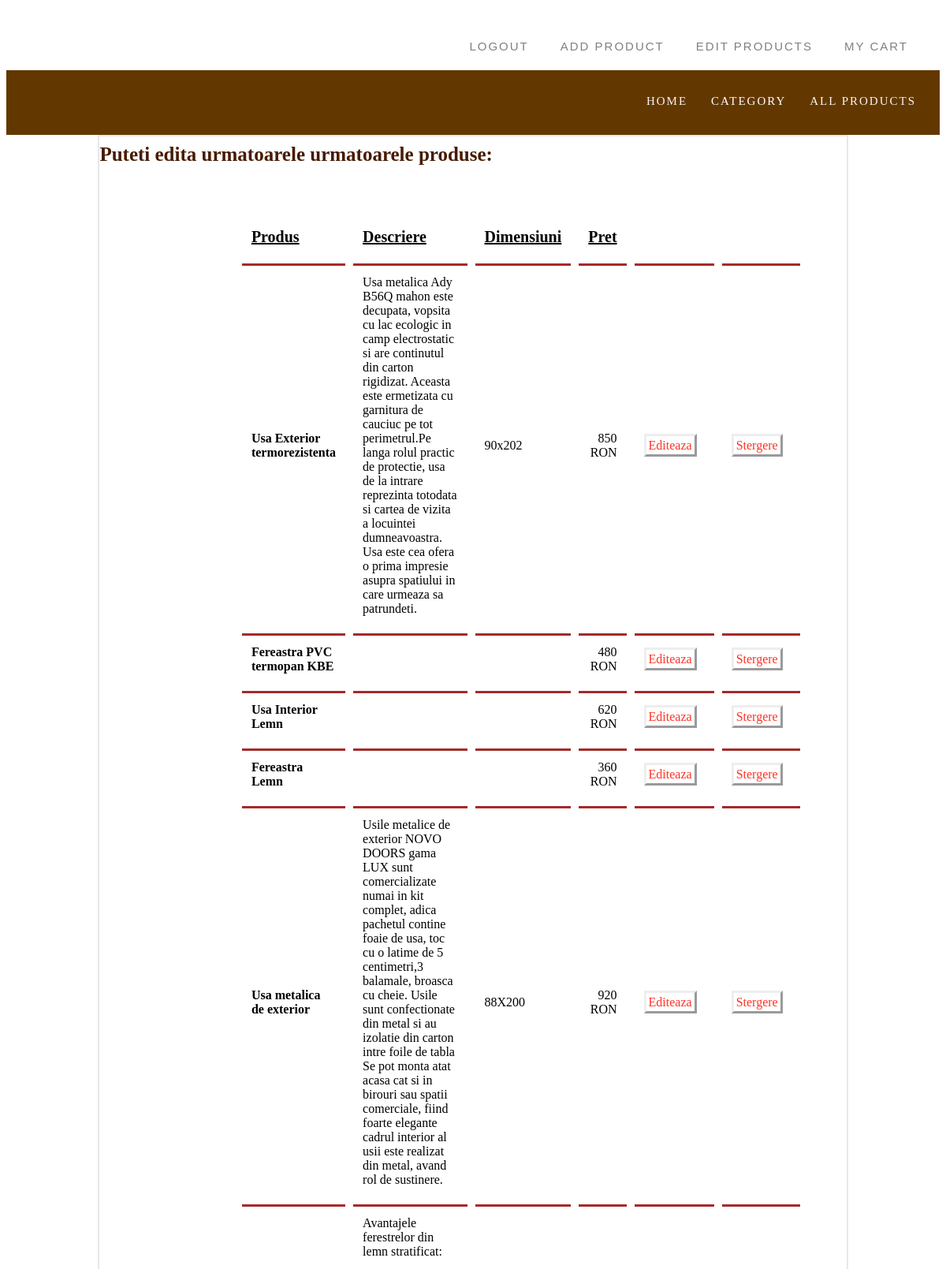
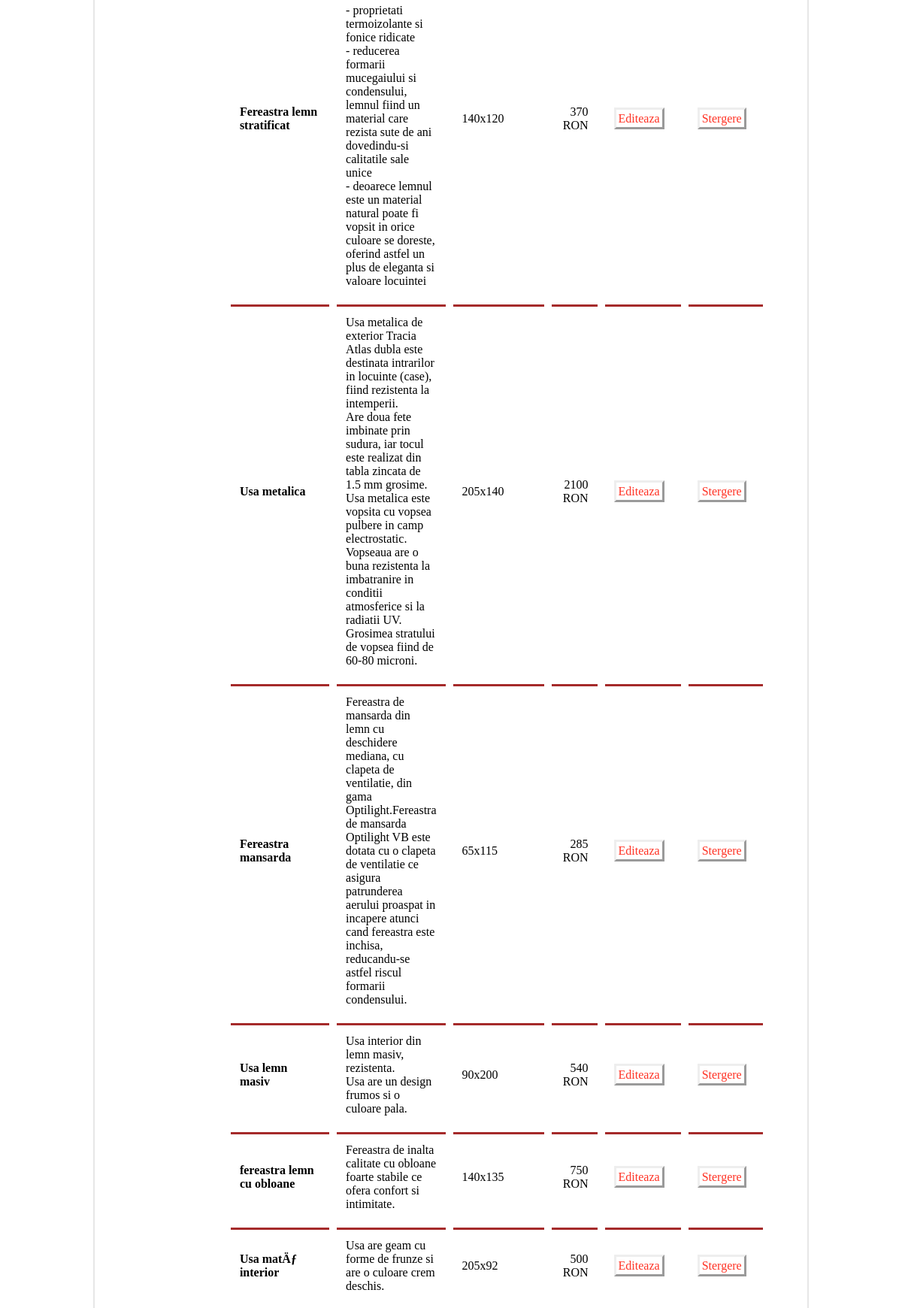
Screenshot of /edit_products.php (signed in, upper part) with the database file from the repository (2 pictures, top to bottom).
### tables this page shows
CREATE TABLE IF NOT EXISTS `products` (
  `id` int(8) NOT NULL AUTO_INCREMENT,
  `name` varchar(40) NOT NULL,
  `image` text NOT NULL,
  `price` double(8,2) NOT NULL,
  `category` varchar(30) DEFAULT NULL,
  `description` varchar(1000) DEFAULT NULL,
  `dimensions` varchar(50) DEFAULT NULL,
  PRIMARY KEY (`id`)
);

### functions.php (called while the page is built, shortened)
<?php
	require_once "conection.php";
	class functionsCart extends conection{
		function getAllProducts(){
			$query="SELECT * FROM products;";
			$allProducts=$this->getResults($query);
			return $allProducts;
		}
	}
?>

### edit_products.php (the view, shortened to what this page needs)
<?php
	require_once "functions.php";
	$functionsCart = new functionsCart();
?>
<html>
	<head>
		<link href="style.css" type="text/css" rel="stylesheet" />
	</head>
	<body>
		<?=navbar()?>
		<div class="container">
				<div class="welcome_cart">
					<div class="">Puteti edita urmatoarele urmatoarele produse:</div>
				</div>
				<?php
					$cartItem = $functionsCart->getAllProducts();
					if (! empty($cartItem)) {
				?>
				<div class="mycart">
					<table cellpadding="12" cellspacing="10">
						<tr id="cap_tabel">
							<th style="text-align: left;"><strong>Produs</strong></th>
							<th style="text-align: left;"><strong>Descriere</strong></th>
							<th style="text-align: left;"><strong>Dimensiuni</strong></th>
							<th style="text-align: right;"><strong>Pret</strong></th>
						</tr>
						<?php
							foreach ($cartItem as $item) {
						?>
						<tr>
							<td style="cursor:pointer;  border-top: 3px solid brown;">
								<a href='item.php?id=<?php echo $item['id']?>'>
									<strong><?php echo $item["name"]; ?></strong>
								</a>
							</td>
							<td style="border-top: 3px solid brown;">
								<?php echo $item["description"]; ?>
							</td>
							<td style="border-top: 3px solid brown;">
								<?php echo $item["dimensions"]; ?>
							</td style="border-top: 3px solid brown;">
							<td align=right style="border-top: 3px solid brown;">
								<?php echo $item["price"]." RON"; ?>
							</td style="border-top: 3px solid brown;">
							<td style="border-top: 3px solid brown;">
								<a id="sterg_produs" href="editProd.php?id=<?php echo $item["id"];?>" class="btnEditAction">
									Editeaza
								</a>
							</td>
							<td style="border-top: 3px solid brown;">
								<a id="sterg_produs" href="edit_products.php?delete=<?php echo $item["id"];?>" class="btnRemoveAction">
									Stergere
								</a>
							</td>
						</tr>
						<?php
							}
						?>
					</table>
				<?php
					}
				?>
				</div>
		</div>
	</body>
</html>

### style.css (style rules this page uses)
.container { background-color: white; margin: 0 auto; padding:0 auto; width: 80%; scroll-behavior: auto; border: 2px solid rgb(231, 231, 231); overflow: auto; min-height:70%; }
a { text-decoration: none; color:black; }
.welcome_cart { font-size: 25px; color: #471b00; font-weight: bold; padding-top: 1%; padding-bottom: 4%; }
.mycart table { margin: 2% 18%; }
.mycart table #cap_tabel { color:black; font-size:20px; text-decoration:underline; }
.mycart table #sterg_produs { border-style: outset; border-width: 3px; margin-right:10px; padding:3px; color:#ff3224; }

### rows the page displays
products: name "Usa Exterior termorezistenta", description "Usa metalica Ady B56Q mahon este decupata, vopsita cu lac ecologic in camp electrostatic si are continutul din carton rigidizat. Aceasta este ermetizata cu garnitura de cauciuc pe tot perimetrul.Pe langa rolul practic de protectie, usa de la intrare reprezinta totodata si cartea de vizita a locuintei dumneavoastra. Usa este cea ofera o prima impresie asupra spatiului in care urmeaza sa patrundeti.", dimensions "90x202", price "850"
products: name "Fereastra PVC termopan KBE", price "480"
products: name "Usa Interior Lemn", price "620"
products: name "Fereastra Lemn", price "360"
products: name "Usa metalica de exterior", description "Usile metalice de exterior NOVO DOORS gama LUX sunt comercializate numai in kit complet, adica pachetul contine foaie de usa, toc cu o latime de 5 centimetri,3 balamale, broasca cu cheie. Usile sunt confectionate din metal si au izolatie din carton intre foile de tabla Se pot monta atat acasa cat si in birouri sau spatii comerciale, fiind foarte elegante cadrul interior al usii este realizat din metal, avand rol de sustinere.", dimensions "88X200", price "920"
products: name "Fereastra lemn stratificat", description "Avantajele ferestrelor din lemn stratificat: - proprietati termoizolante si fonice ridicate - reducerea formarii mucegaiului si condensului, lemnul fiind un material care rezista sute de ani dovedindu-si calitatile sale unice - deoarece lemnul este un material natural poate fi vopsit in orice culoare se doreste, oferind astfel un plus de eleganta si valoare locuintei", dimensions "140x120", price "370"
products: name "Usa metalica", description "Usa metalica de exterior Tracia Atlas dubla este destinata intrarilor in locuinte (case), fiind rezistenta la intemperii. Are doua fete imbinate prin sudura, iar tocul este realizat din tabla zincata de 1.5 mm grosime. Usa metalica este vopsita cu vopsea pulbere in camp electrostatic. Vopseaua are o buna rezistenta la imbatranire in conditii atmosferice si la radiatii UV. Grosimea stratului de vopsea fiind de 60-80 microni.", dimensions "205x140", price "2100"
products: name "Fereastra mansarda", description "Fereastra de mansarda din lemn cu deschidere mediana, cu clapeta de ventilatie, din gama Optilight.Fereastra de mansarda Optilight VB este dotata cu o clapeta de ventilatie ce asigura patrunderea aerului proaspat in incapere atunci cand fereastra este inchisa, reducandu-se astfel riscul formarii condensului.", dimensions "65x115", price "285"
products: name "Usa lemn masiv", description "Usa interior din lemn masiv, rezistenta. Usa are un design frumos si o culoare pala.", dimensions "90x200", price "540"
products: name "fereastra lemn cu obloane", description "Fereastra de inalta calitate cu obloane foarte stabile ce ofera confort si intimitate.", dimensions "140x135", price "750"
products: name "Usa matÄƒ interior", description "Usa are geam cu forme de frunze si are o culoare crem deschis.", dimensions "205x92", price "500"
